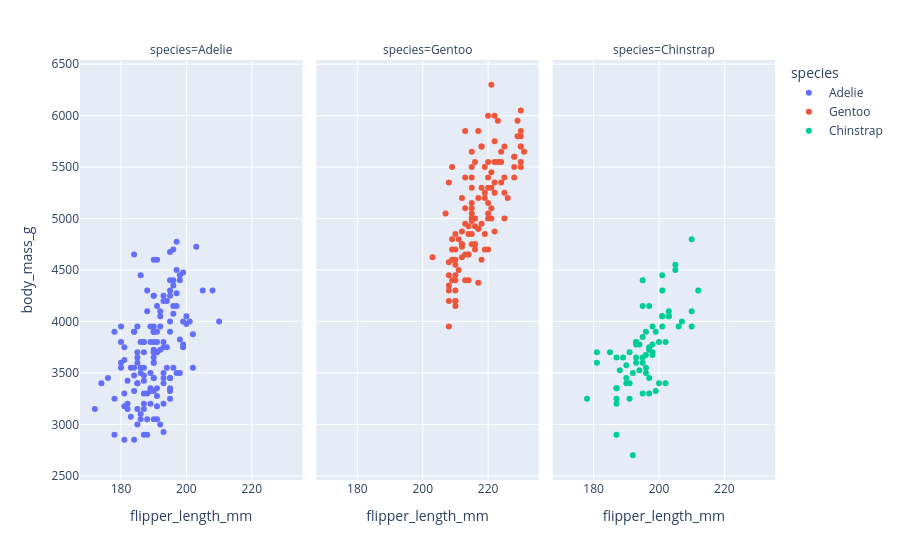

Notebook code for this chart:
### Code cell
fig = px.scatter(df,
                 x="flipper_length_mm",
                 y="body_mass_g",
                 color="species",
                 facet_col="species")

fig.show()

# fig.write_html("scatter_penguins.html")

### Figure 1 — Plotly figure (JSON) as saved in the notebook; plotly's stock layout.template omitted (floating-point values rounded to 4 significant figures; data arrays with more than 128 entries replaced by an {"elided": "..."} marker saying what was removed)
{"data": [{"hovertemplate": "species=Adelie<br>flipper_length_mm=%{x}<br>body_mass_g=%{y}<extra></extra>", "legendgroup": "Adelie", "marker": {"color": "#636efa", "symbol": "circle"}, "mode": "markers", "name": "Adelie", "orientation": "v", "showlegend": true, "type": "scatter", "x": {"elided": "146 float values"}, "xaxis": "x", "y": {"elided": "146 float values"}, "yaxis": "y"}, {"hovertemplate": "species=Gentoo<br>flipper_length_mm=%{x}<br>body_mass_g=%{y}<extra></extra>", "legendgroup": "Gentoo", "marker": {"color": "#EF553B", "symbol": "circle"}, "mode": "markers", "name": "Gentoo", "orientation": "v", "showlegend": true, "type": "scatter", "x": [211.0, 230.0, 210.0, 218.0, 215.0, 210.0, 211.0, 219.0, 209.0, 215.0, 214.0, 216.0, 214.0, 213.0, 210.0, 217.0, 210.0, 221.0, 209.0, 222.0, 218.0, 215.0, 213.0, 215.0, 215.0, 215.0, 215.0, 210.0, 220.0, 222.0, 209.0, 207.0, 230.0, 220.0, 220.0, 213.0, 219.0, 208.0, 208.0, 208.0, 225.0, 210.0, 216.0, 222.0, 217.0, 210.0, 225.0, 213.0, 215.0, 210.0, 220.0, 210.0, 225.0, 217.0, 220.0, 208.0, 220.0, 208.0, 224.0, 208.0, 221.0, 214.0, 231.0, 219.0, 230.0, 229.0, 220.0, 223.0, 216.0, 221.0, 221.0, 217.0, 216.0, 230.0, 209.0, 220.0, 215.0, 223.0, 212.0, 221.0, 212.0, 224.0, 212.0, 228.0, 218.0, 218.0, 212.0, 230.0, 218.0, 228.0, 212.0, 224.0, 214.0, 226.0, 216.0, 222.0, 203.0, 225.0, 219.0, 228.0, 215.0, 228.0, 215.0, 210.0, 219.0, 208.0, 209.0, 216.0, 229.0, 213.0, 230.0, 217.0, 230.0, 222.0, 214.0, 215.0, 222.0, 212.0, 213.0], "xaxis": "x2", "y": [4500.0, 5700.0, 4450.0, 5700.0, 5400.0, 4550.0, 4800.0, 5200.0, 4400.0, 5150.0, 4650.0, 5550.0, 4650.0, 5850.0, 4200.0, 5850.0, 4150.0, 6300.0, 4800.0, 5350.0, 5700.0, 5000.0, 4400.0, 5050.0, 5000.0, 5100.0, 5650.0, 4600.0, 5550.0, 5250.0, 4700.0, 5050.0, 6050.0, 5150.0, 5400.0, 4950.0, 5250.0, 4350.0, 5350.0, 3950.0, 5700.0, 4300.0, 4750.0, 5550.0, 4900.0, 4200.0, 5400.0, 5100.0, 5300.0, 4850.0, 5300.0, 4400.0, 5000.0, 4900.0, 5050.0, 4300.0, 5000.0, 4450.0, 5550.0, 4200.0, 5300.0, 4400.0, 5650.0, 4700.0, 5700.0, 5800.0, 4700.0, 5550.0, 4750.0, 5000.0, 5100.0, 5200.0, 4700.0, 5800.0, 4600.0, 6000.0, 4750.0, 5950.0, 4625.0, 5450.0, 4725.0, 5350.0, 4750.0, 5600.0, 4600.0, 5300.0, 4875.0, 5550.0, 4950.0, 5400.0, 4750.0, 5650.0, 4850.0, 5200.0, 4925.0, 4875.0, 4625.0, 5250.0, 4850.0, 5600.0, 4975.0, 5500.0, 5500.0, 4700.0, 5500.0, 4575.0, 5500.0, 5000.0, 5950.0, 4650.0, 5500.0, 4375.0, 5850.0, 6000.0, 4925.0, 4850.0, 5750.0, 5200.0, 5400.0], "yaxis": "y2"}, {"hovertemplate": "species=Chinstrap<br>flipper_length_mm=%{x}<br>body_mass_g=%{y}<extra></extra>", "legendgroup": "Chinstrap", "marker": {"color": "#00cc96", "symbol": "circle"}, "mode": "markers", "name": "Chinstrap", "orientation": "v", "showlegend": true, "type": "scatter", "x": [192.0, 196.0, 193.0, 188.0, 197.0, 198.0, 178.0, 197.0, 195.0, 198.0, 193.0, 194.0, 185.0, 201.0, 190.0, 201.0, 197.0, 181.0, 190.0, 195.0, 181.0, 191.0, 187.0, 193.0, 195.0, 197.0, 200.0, 200.0, 191.0, 205.0, 187.0, 201.0, 187.0, 203.0, 195.0, 199.0, 195.0, 210.0, 192.0, 205.0, 210.0, 187.0, 196.0, 196.0, 196.0, 201.0, 190.0, 212.0, 187.0, 198.0, 199.0, 201.0, 193.0, 203.0, 187.0, 197.0, 191.0, 203.0, 202.0, 194.0, 206.0, 189.0, 195.0, 207.0, 202.0, 193.0, 210.0, 198.0], "xaxis": "x3", "y": [3500.0, 3900.0, 3650.0, 3525.0, 3725.0, 3950.0, 3250.0, 3750.0, 4150.0, 3700.0, 3800.0, 3775.0, 3700.0, 4050.0, 3575.0, 4050.0, 3300.0, 3700.0, 3450.0, 4400.0, 3600.0, 3400.0, 2900.0, 3800.0, 3300.0, 4150.0, 3400.0, 3800.0, 3700.0, 4550.0, 3200.0, 4300.0, 3350.0, 4100.0, 3600.0, 3900.0, 3850.0, 4800.0, 2700.0, 4500.0, 3950.0, 3650.0, 3550.0, 3500.0, 3675.0, 4450.0, 3400.0, 4300.0, 3250.0, 3675.0, 3325.0, 3950.0, 3600.0, 4050.0, 3350.0, 3450.0, 3250.0, 4050.0, 3800.0, 3525.0, 3950.0, 3650.0, 3650.0, 4000.0, 3400.0, 3775.0, 4100.0, 3775.0], "yaxis": "y3"}], "layout": {"annotations": [{"font": {}, "showarrow": false, "text": "species=Adelie", "x": 0.16, "xanchor": "center", "xref": "paper", "y": 1, "yanchor": "bottom", "yref": "paper"}, {"font": {}, "showarrow": false, "text": "species=Gentoo", "x": 0.5, "xanchor": "center", "xref": "paper", "y": 1, "yanchor": "bottom", "yref": "paper"}, {"font": {}, "showarrow": false, "text": "species=Chinstrap", "x": 0.84, "xanchor": "center", "xref": "paper", "y": 1, "yanchor": "bottom", "yref": "paper"}], "legend": {"title": {"text": "species"}, "tracegroupgap": 0}, "margin": {"t": 60}, "xaxis": {"anchor": "y", "domain": [0, 0.32], "title": {"text": "flipper_length_mm"}}, "xaxis2": {"anchor": "y2", "domain": [0.34, 0.66], "matches": "x", "title": {"text": "flipper_length_mm"}}, "xaxis3": {"anchor": "y3", "domain": [0.68, 1.0], "matches": "x", "title": {"text": "flipper_length_mm"}}, "yaxis": {"anchor": "x", "domain": [0, 1], "title": {"text": "body_mass_g"}}, "yaxis2": {"anchor": "x2", "domain": [0, 1], "matches": "y", "showticklabels": false}, "yaxis3": {"anchor": "x3", "domain": [0, 1], "matches": "y", "showticklabels": false}}}
